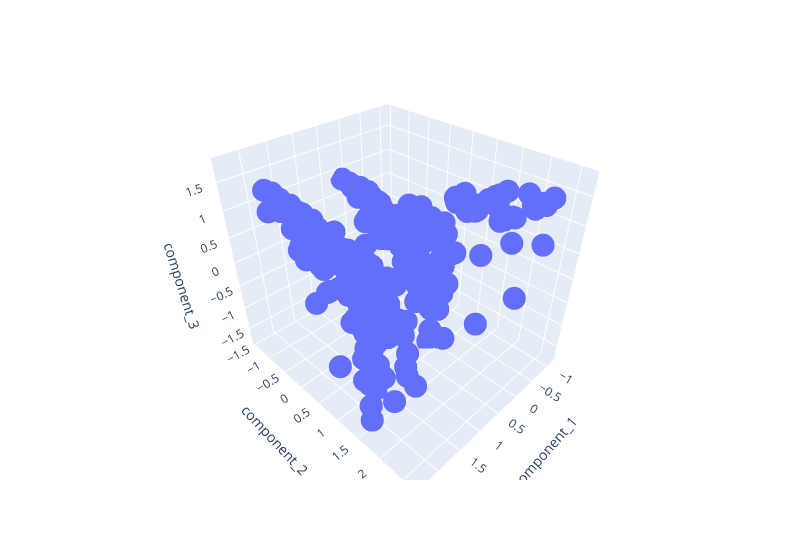

Notebook source saved alongside this figure:
### Code cell
fig = px.scatter_3d(spices_no_cuisine_name, x='component_1', y='component_2',z='component_3', width = 800)
fig.update_layout(legend=dict(x=0, y=1))
fig.show()

### Figure 1 — Plotly figure (JSON) as saved in the notebook; plotly's stock layout.template omitted (floating-point values rounded to 4 significant figures; data arrays with more than 128 entries replaced by an {"elided": "..."} marker saying what was removed)
{"data": [{"hovertemplate": "component_1=%{x}<br>component_2=%{y}<br>component_3=%{z}<extra></extra>", "legendgroup": "", "marker": {"color": "#636efa", "symbol": "circle"}, "mode": "markers", "name": "", "scene": "scene", "showlegend": false, "type": "scatter3d", "x": {"elided": "10000 float values"}, "y": {"elided": "10000 float values"}, "z": {"elided": "10000 float values"}}], "layout": {"legend": {"tracegroupgap": 0, "x": 0, "y": 1}, "margin": {"t": 60}, "scene": {"domain": {"x": [0, 1], "y": [0, 1]}, "xaxis": {"title": {"text": "component_1"}}, "yaxis": {"title": {"text": "component_2"}}, "zaxis": {"title": {"text": "component_3"}}}, "width": 800}}
